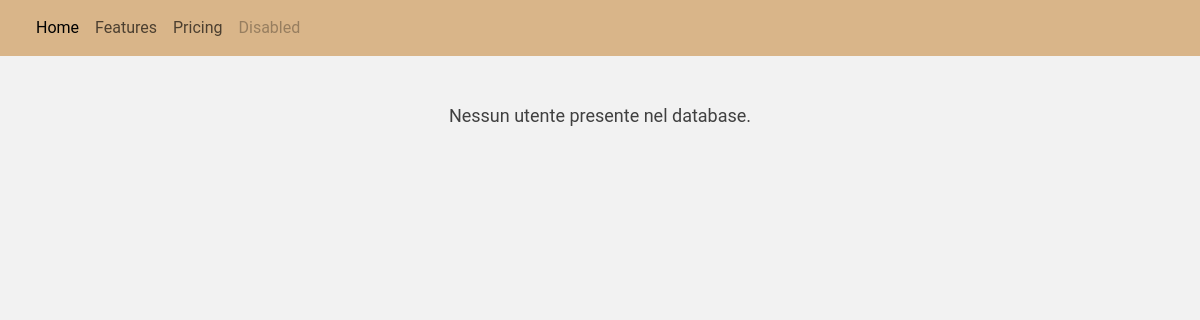
The page /usersList.php on the database as committed earlier.
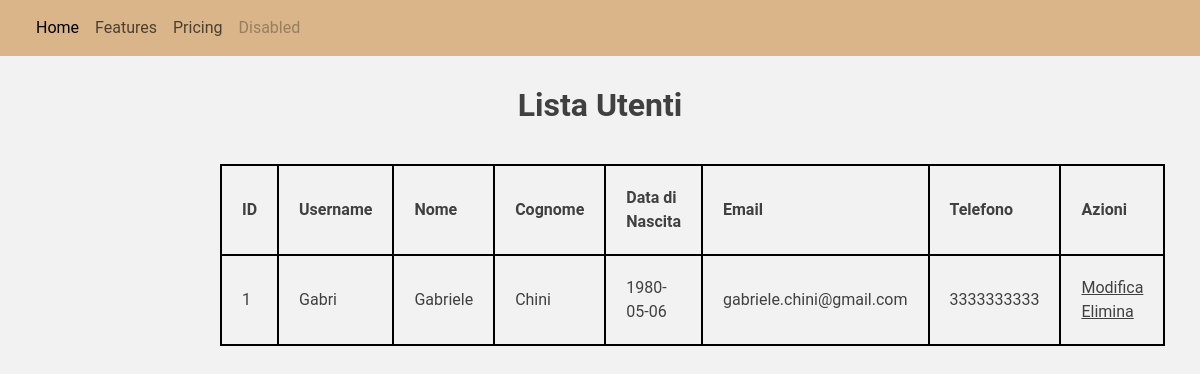
The same page on the database as committed later.
### tables this page shows
CREATE TABLE `utente` (
  `Codice` int(11) NOT NULL,
  `Username` varchar(255) DEFAULT NULL,
  `Password` varchar(255) DEFAULT NULL,
  `Nome` varchar(255) DEFAULT NULL,
  `Cognome` varchar(255) DEFAULT NULL,
  `DataNascita` date DEFAULT NULL,
  `Email` varchar(255) DEFAULT NULL,
  `Tel` varchar(20) DEFAULT NULL
);

### usersList.php (the view, shortened to what this page needs)
<!DOCTYPE html>
<html lang="it">
<head>
    <link href="https://cdn.jsdelivr.net/npm/bootstrap@5.3.3/dist/css/bootstrap.min.css" rel="stylesheet">
    <link rel="stylesheet" href="stylesheet/style.css">
</head>
<body>
    <?php
    include "navbar.php";
    include 'connection.php';
    $users_sql = "SELECT * FROM utente";
    $users_result = $conn->query($users_sql);
    if ($users_result->num_rows > 0) {
        echo "<div class='container'>
                <h1>Lista Utenti</h1>
                <table>
                    <thead>
                        <tr>
                            <th>ID</th>
                            <th>Username</th>
                            <th>Nome</th>
                            <th>Cognome</th>
                            <th>Data di Nascita</th>
                            <th>Email</th>
                            <th>Telefono</th>
                            <th>Azioni</th>
                        </tr>
                    </thead>
                    <tbody>";
        while($row = $users_result->fetch_assoc()) {
            echo "<tr>
                    <td>".$row["Codice"]."</td>
                    <td>".$row["Username"]."</td>
                    <td>".$row["Nome"]."</td>
                    <td>".$row["Cognome"]."</td>
                    <td>".$row["DataNascita"]."</td>
                    <td>".$row["Email"]."</td>
                    <td>".$row["Tel"]."</td>
                    <td>
                        <a href='modifyUser.php?id=".$row["Codice"]."'>Modifica</a>
                        <a href='deleteUser.php?id=".$row["Codice"]."' onclick=\"return confirm('Sei sicuro di voler eliminare questo utente?')\">Elimina</a>
                    </td>
                </tr>";
        }
        echo "</tbody>
            </table>
          </div>";
    } else {
        echo "<div class='container mt-3'>
                <p>Nessun utente presente nel database.</p>
              </div>";
    }
    ?>
</body>
</html>

Rows that differ between the two databases and show on the page:
added utente: Codice "1", Username "Gabri", Nome "Gabriele", Cognome "Chini", DataNascita "1980-05-06", Email "gabriele.chini@gmail.com", Tel "3333333333"
Other text that changed with them:
text no longer shown: "Nessun utente presente nel database."
text now shown: "Lista Utenti ID Username Nome Cognome Data di Nascita Email Telefono Azioni"
